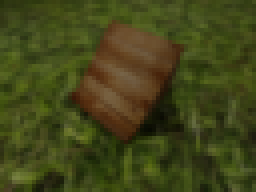
#> input picture tests/data/OpenLF_testLF/3DV/h1_v5_h48_w64/rgb/0003.png, 64 x 48 px (shown 4 times larger)
$ python convert_bw.py   (Python 2 division)   (older library calls are emulated)
#> lines starting #> are read from the running program, lines starting #| are printed output that depends on the picture
# -*- coding: utf-8 -*-
"""
Created on Thu Mar 20 11:15:27 2014

@author: swanner
"""

import scipy.misc as mi
import numpy as np
from glob import glob

lftype = "3DV"
cams_h = 5
cams_v = 5

path_in = "./"+lftype+"/h1_v7_h64_w48/rgb/"
path_out = "./"+lftype+"/h1_v7_h64_w48/bw/"
path_lf = "./"+lftype+"/"
fname_lf = "LF"+lftype+".png"
pattern = ""
filetype = "png"


def get_filenames(path,pattern,filetype):
    files = []
    if not path.endswith("/"): path+="/"
    if not filetype.startswith("."): filetype="."+filetype
    print path,pattern,filetype
    for name in glob(path+pattern+"*"+filetype):
        files.append(name)
    files.sort()
    return files


def get_files(path,pattern,filetype):
#> called with path = './3DV/h1_v7_h64_w48/rgb/', pattern = '', filetype = 'png'
    imgs = []
    file_names = get_filenames(path,pattern,filetype)
    for fname in file_names:
        imgs.append(mi.imread(fname))
    return file_names,imgs


def convert_bw(file_names,imgs):
    bw_fnames = []
    bw_imgs = []
    for n,img in enumerate(imgs):
        bw = 0.3*img[:,:,0]+0.59*img[:,:,1]+0.11*img[:,:,2]
        bw_imgs.append(bw)
        fname = file_names[n]
        fname_bw = fname.replace(path_in,path_out)
        bw_fnames.append(fname_bw)
        mi.imsave(fname,img)
        mi.imsave(fname_bw,bw)
    return bw_fnames,bw_imgs


fnames,imgs = get_files(path_in,pattern,filetype)
#> fnames = 1 item; imgs = 1 item
bw_fnames,bw_imgs = convert_bw(fnames,imgs)
#> the loop in convert_bw, `for n,img in enumerate(imgs):` made 1 pass
#> pass 1, in convert_bw, `bw = 0.3*img[:,:,0]+0.59*img[:,:,1]+0.11*img[:,:,2]`:
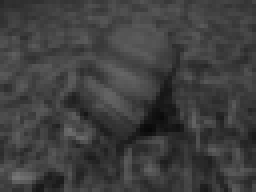
#> bw: shape (48, 64) float64 (shown 4 times larger); min 8.52, max 117.8, mean 63.4
#> pass 1, in convert_bw, `mi.imsave(fname_bw,bw)`:
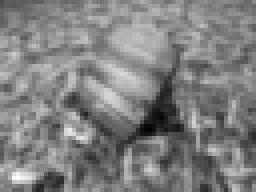
#> saved as 0003.png: PIL image 64x48 L (shown 4 times larger); min 0, max 255, mean 127.9
#> bw_fnames = 1 item; bw_imgs = 1 item
